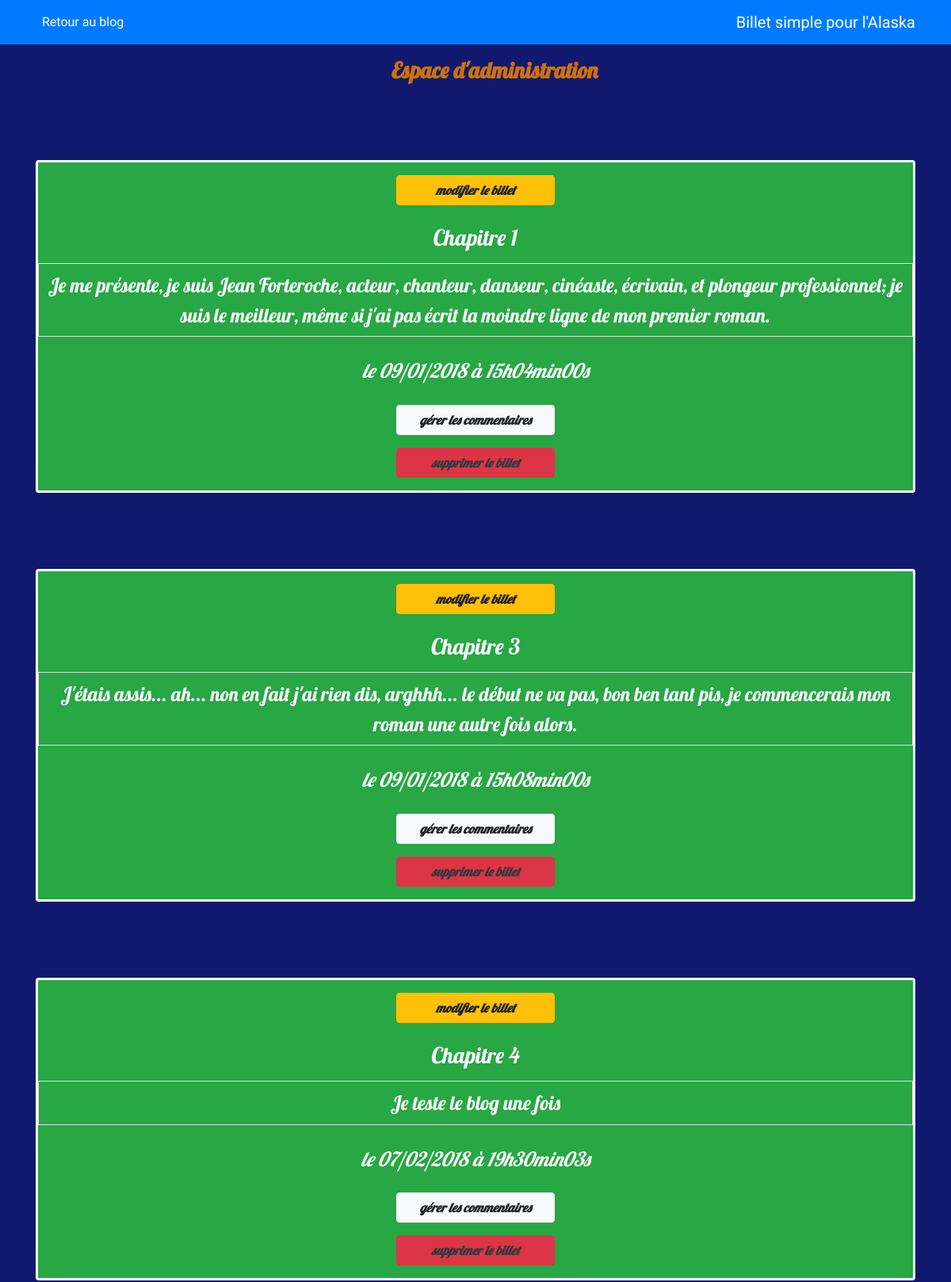
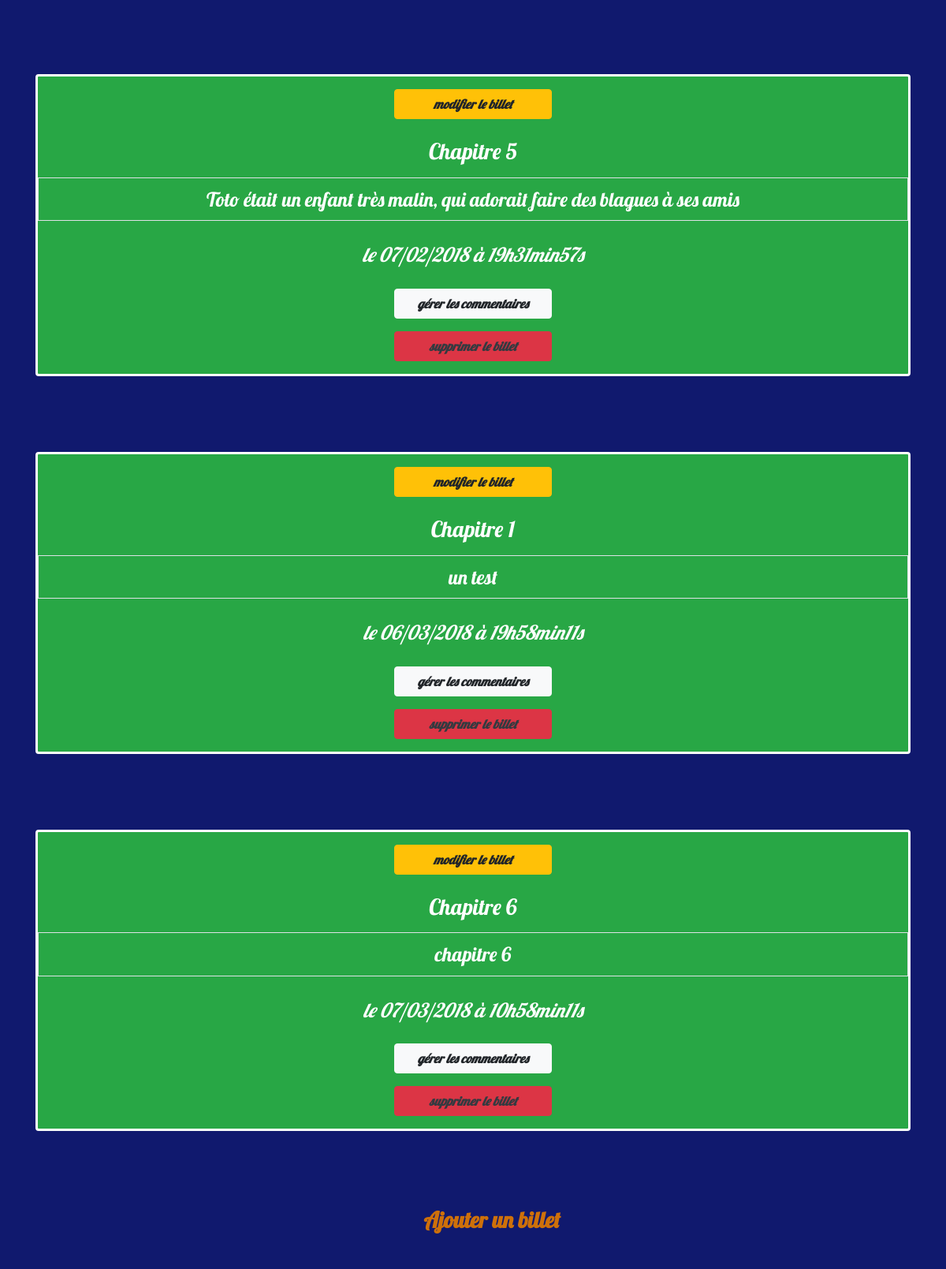
Screenshot of /index.php?action=admin (upper part) with the database file from the repository (2 pictures, top to bottom).
### tables this page shows
CREATE TABLE IF NOT EXISTS `posts` (
  `id` int(11) NOT NULL AUTO_INCREMENT,
  `title` varchar(255) NOT NULL,
  `content` text NOT NULL,
  `creation_date` datetime NOT NULL,
  PRIMARY KEY (`id`)
);

### controller/frontend.php (called while the page is built, shortened)
<?php
require_once('model/AdminManager.php');
function adminPannel()
{
    $adminManager = new \OpenClassrooms\Blog\Model\AdminManager();
    $listAll = $adminManager->adminSpace();
    require('view/frontend/adminView.php');
}

### model/AdminManager.php (called while the page is built, shortened)
<?php
    class AdminManager extends Manager
    {
        public function adminSpace()
        {
            $db = $this->dbConnect();
            $req = $db->query('SELECT id, title, content, DATE_FORMAT(creation_date, \'%d/%m/%Y à %Hh%imin%ss\') AS creation_date_fr FROM posts ORDER BY creation_date ASC LIMIT 0, 10');
            return $req;
        }
    }

### view/frontend/adminView.php (the view, shortened to what this page needs)
<nav class="navbar navbar-expand-lg navbar-dark bg-primary fixed-top mb-5">
    <div class="container">
        <a class="navbar-brand order-1 mr-0" href="index.php" >Billet simple pour l'Alaska</a>
        <div class="collapse navbar-collapse" id="navbarNavAltMarkup">
            <div class="navbar-nav">
                <a class="nav-item nav-link text-white" href="index.php">Retour au blog</a>
            </div>
        </div>
    </div>
</nav>
<br/>
<h3 class="my-5 pl-5 text-center">Espace d'administration</h3>
<?php
    while ($data = $listAll->fetch())
    {
?>
<div class="container">
    <div class="row">
        <div class="col-sm-12 my-5">
            <div class="bg-success rounded">
                <p>
                <a href="index.php?action=changePost&amp;id=<?= $data['id'] ?>" class="btn btn-warning mx-auto d-flex justify-content-center mb-3 font-weight-bold font-italic mt-3" style="width: 200px;">modifier le billet</a>
                </p>
                <h3 class="text-center text-white chapitre py-2">
                    <?= htmlspecialchars($data['title']) ?>
                </h3>
                <p class="text-white text-center py-2 border">
                    <?= nl2br(htmlspecialchars($data['content'])) ?>
                </p>
                <p class="text-white text-center py-2">
                    <em>le <?= $data['creation_date_fr'] ?></em>
                </p>
                    <a href="index.php?action=commentPannel&amp;id=<?= $data['id'] ?>" class="btn btn-light mx-auto d-flex justify-content-center mb-3 font-weight-bold font-italic" style="width: 200px;">gérer les commentaires</a>
                    <a href="index.php?action=delPost&amp;id=<?= $data['id'] ?>" class="btn btn-danger mx-auto d-flex justify-content-center mb-3 font-weight-bold font-italic text-dark" style="width: 200px;">supprimer le billet</a>
            </div>
        </div>
    </div>
</div>
<?php
    }
?>
<div class="container">
    <div class="row">
        <div class="col-sm-12">
            <h3 class="my-5 pl-5 text-center">Ajouter un billet</h3>
        </div>
    </div>
</div>
<?php require('template.php'); ?>

### public/css/template.css (style rules this page uses)
body { background-color: #10196E; }
a.nav-item.nav-link.text-white, a.navbar-brand.order-1.mr-0 { font-family: 'Rammetto One', cursive; }
h1.display-5.my-5, h3.my-5, h3.text-center.billet { margin-top: 30px; color: #CE700A; font-weight: bold; font-family: 'Lobster', cursive; }
div.bg-success.rounded { border: 3px solid #fff; font-family: 'Lobster', cursive; }
p.text-white.text-center { font-family: 'Lobster', cursive; font-size: 25px; }
h3.text-center.text-white.chapitre, { font-family: 'Lobster', cursive; font-size: 25px; font-weight: bold; border: 2px solid #fff; }

### rows the page displays
posts: title "Chapitre 1", content "Je me présente, je suis Jean Forteroche, acteur, chanteur, danseur, cinéaste, écrivain, et plongeur professionnel; je suis le meilleur, même si j'ai pas écrit la moindre ligne de mon premier roman.", creation_date_fr "09/01/2018 à 15h04min00s"
posts: title "Chapitre 3", content "J'étais assis... ah... non en fait j'ai rien dis, arghhh... le début ne va pas, bon ben tant pis, je commencerais mon roman une autre fois alors.", creation_date_fr "09/01/2018 à 15h08min00s"
posts: title "Chapitre 4", content "Je teste le blog une fois", creation_date_fr "07/02/2018 à 19h30min03s"
posts: title "Chapitre 5", content "Toto était un enfant très malin, qui adorait faire des blagues à ses amis", creation_date_fr "07/02/2018 à 19h31min57s"
posts: title "Chapitre 1", content "un test", creation_date_fr "06/03/2018 à 19h58min11s"
posts: title "Chapitre 6", content "chapitre 6", creation_date_fr "07/03/2018 à 10h58min11s"
